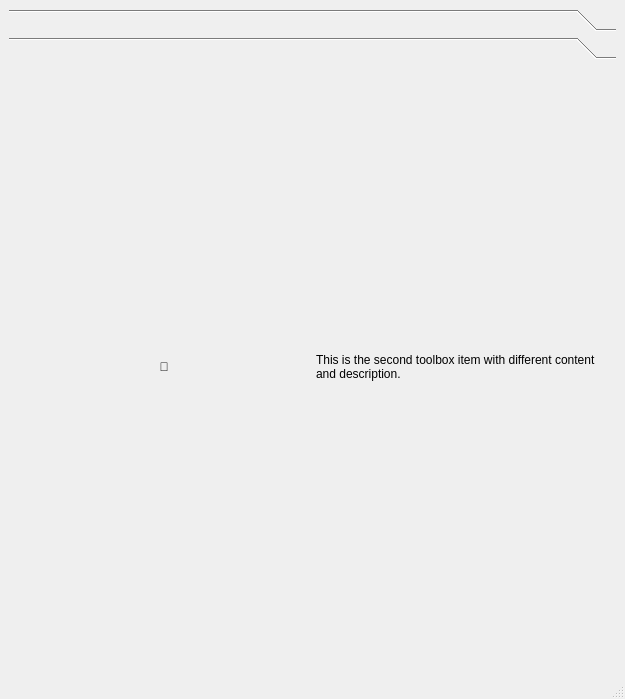
<?xml version="1.0" encoding="UTF-8"?>
<ui version="4.0">
 <class>MainWindow</class>
 <widget class="QMainWindow" name="MainWindow">
  <property name="geometry">
   <rect>
    <x>0</x>
    <y>0</y>
    <width>625</width>
    <height>699</height>
   </rect>
  </property>
  <property name="windowTitle">
   <string>Toolbox Demo</string>
  </property>
  <widget class="QWidget" name="centralwidget">
   <layout class="QVBoxLayout" name="verticalLayout">
    <item>
     <widget class="QToolBox" name="toolBox">
      <property name="currentIndex">
       <number>1</number>
      </property>
      <widget class="QWidget" name="page1">
       <property name="geometry">
        <rect>
         <x>0</x>
         <y>0</y>
         <width>607</width>
         <height>575</height>
        </rect>
       </property>
       <attribute name="label">
        <string/>
       </attribute>
       <attribute name="toolTip">
        <string>First Toolbox Page</string>
       </attribute>
       <layout class="QHBoxLayout" name="horizontalLayout">
        <item>
         <widget class="QLabel" name="iconLabel1">
          <property name="text">
           <string>📁</string>
          </property>
          <property name="alignment">
           <set>Qt::AlignCenter</set>
          </property>
         </widget>
        </item>
        <item>
         <widget class="QLabel" name="textLabel1">
          <property name="text">
           <string>This is the first toolbox item with some description text.</string>
          </property>
          <property name="wordWrap">
           <bool>true</bool>
          </property>
         </widget>
        </item>
       </layout>
      </widget>
      <widget class="QWidget" name="page2">
       <property name="geometry">
        <rect>
         <x>0</x>
         <y>0</y>
         <width>607</width>
         <height>575</height>
        </rect>
       </property>
       <attribute name="label">
        <string/>
       </attribute>
       <attribute name="toolTip">
        <string>Second Toolbox Page</string>
       </attribute>
       <layout class="QHBoxLayout" name="horizontalLayout_2">
        <item>
         <widget class="QLabel" name="iconLabel2">
          <property name="text">
           <string>📝</string>
          </property>
          <property name="alignment">
           <set>Qt::AlignCenter</set>
          </property>
         </widget>
        </item>
        <item>
         <widget class="QLabel" name="textLabel2">
          <property name="text">
           <string>This is the second toolbox item with different content and description.</string>
          </property>
          <property name="wordWrap">
           <bool>true</bool>
          </property>
         </widget>
        </item>
       </layout>
      </widget>
     </widget>
    </item>
   </layout>
  </widget>
  <widget class="QMenuBar" name="menubar">
   <property name="geometry">
    <rect>
     <x>0</x>
     <y>0</y>
     <width>625</width>
     <height>22</height>
    </rect>
   </property>
  </widget>
  <widget class="QStatusBar" name="statusbar"/>
 </widget>
 <resources/>
 <connections/>
</ui>
